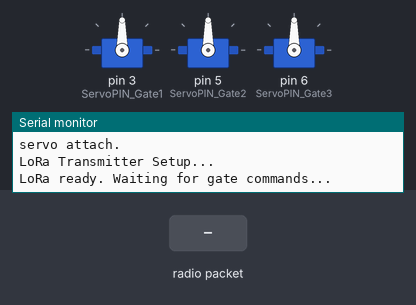
Recording of a sketch running on a simulated Arduino Uno, built with avr-gcc and run on an emulated ATmega328P. Parts: 3 × servo, the last lines printed to the serial monitor. The test bench sets the inputs (shaded band). No radio packets arrive unless stated.

Above: at 1.2 s.
1.3 s: radio packet "Gate:1" arrives
At 2.6 s:
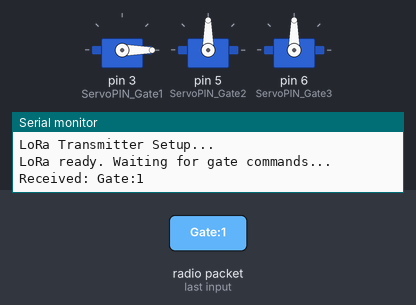
Timing chart, 0 to 4.3 s (numbered marks = the images above; inputs shaded):
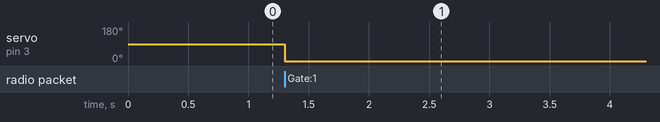

Measured:
- after the input at 1.3 s, servo on pin 3 (ServoPIN_Gate1): 90° → 0° at once

The sketch:

SX1278ArduinoNanoServo.ino
```cpp
#include <SPI.h>
#include <LoRa.h>
#include <Servo.h>


// Define the pins used by the LoRa module
#define ServoPIN_Gate1 3
#define ServoPIN_Gate2 5
#define ServoPIN_Gate3 6
#define LORA_SS_PIN 10
#define LORA_RST_PIN 9
#define LORA_DIO0_PIN 2

Servo servo1;
Servo servo2;
Servo servo3;

bool loraReady = false;
unsigned long lastLoraRetry = 0;
const int CLOSED_ANGLE = 90;
const int OPEN_ANGLE = 0;
const int ServoDelay = 3000;

void setup() {
  Serial.begin(9600);
  Serial.println("servo attach.");
  servo1.attach(ServoPIN_Gate1);
  servo2.attach(ServoPIN_Gate2);
  servo3.attach(ServoPIN_Gate3);

  //closeAllGates();
  Serial.println("LoRa Transmitter Setup...");
  loraReady = initLoRa();
  Serial.println("LoRa ready. Waiting for gate commands...");

}

void loop() {
   if (!loraReady) {
        if (millis() - lastLoraRetry > 10000UL) {   // retry every 10 seconds
            lastLoraRetry = millis();
            Serial.println("Retrying LoRa...");
           loraReady = initLoRa();
        }
        return;   // don't use LoRa until initialized
     }


    int packetSize = LoRa.parsePacket();
    if (packetSize) {


    String incomingMsg = "";
    while (LoRa.available()) {
      incomingMsg += (char)LoRa.read();
    }

    incomingMsg.trim();

    Serial.print("Received: ");
    Serial.println(incomingMsg);
      if (incomingMsg.indexOf("Gate:1") >= 0) {
          openGate(1);
      }
      else if (incomingMsg.indexOf("Gate:2") >= 0) {
          openGate(2);
      }
      else if (incomingMsg.indexOf("Gate:3") >= 0) {
          openGate(3);
      }
    }

}


void closeAllGates() {
  Serial.println("Closing All Gates.");
  servo1.write(CLOSED_ANGLE);
  delay(5000);
  servo2.write(CLOSED_ANGLE);
  delay(5000);
  servo3.write(CLOSED_ANGLE);
  delay(5000);
  Serial.println("All Gates Closed.");
}

bool initLoRa() {

    LoRa.setPins(LORA_SS_PIN, LORA_RST_PIN, LORA_DIO0_PIN);
    //Sometimes the radio itself gets stuck during a brownout. Before calling LoRa.begin(), reset it:
    pinMode(LORA_RST_PIN, OUTPUT);
    digitalWrite(LORA_RST_PIN, LOW);
    delay(20);
    digitalWrite(LORA_RST_PIN, HIGH);
    delay(20);

    if (!LoRa.begin(433E6)) {
        Serial.println("LoRa init failed");
        return false;
    }

    LoRa.setSpreadingFactor(12);
    LoRa.setSignalBandwidth(125E3);
    LoRa.setCodingRate4(8);
    LoRa.enableCrc();
    LoRa.setTxPower(20);
    LoRa.receive();
    //Serial.println("LoRa Ready");
    return true;
}

void openGate(int gate) {
  // Close all gates first


  // Open only the selected gate
  switch (gate) {
    case 1:
      servo1.write(OPEN_ANGLE);
      delay(ServoDelay);
      servo2.write(CLOSED_ANGLE);
      delay(ServoDelay);
      servo3.write(CLOSED_ANGLE);
      delay(ServoDelay);
      break;

    case 2:
      servo2.write(OPEN_ANGLE);
      delay(ServoDelay);
      servo1.write(CLOSED_ANGLE);
      delay(ServoDelay);
      servo3.write(CLOSED_ANGLE);
      delay(ServoDelay);
      break;

    case 3:
      servo3.write(OPEN_ANGLE);
      delay(ServoDelay);
      servo1.write(CLOSED_ANGLE);
      delay(ServoDelay);
      servo2.write(CLOSED_ANGLE);
      delay(ServoDelay);
      break;

    default:
      Serial.println("Invalid gate number");
      return;
  }

  Serial.print("Gate ");
  Serial.print(gate);
  Serial.println(" opened");
}
```
